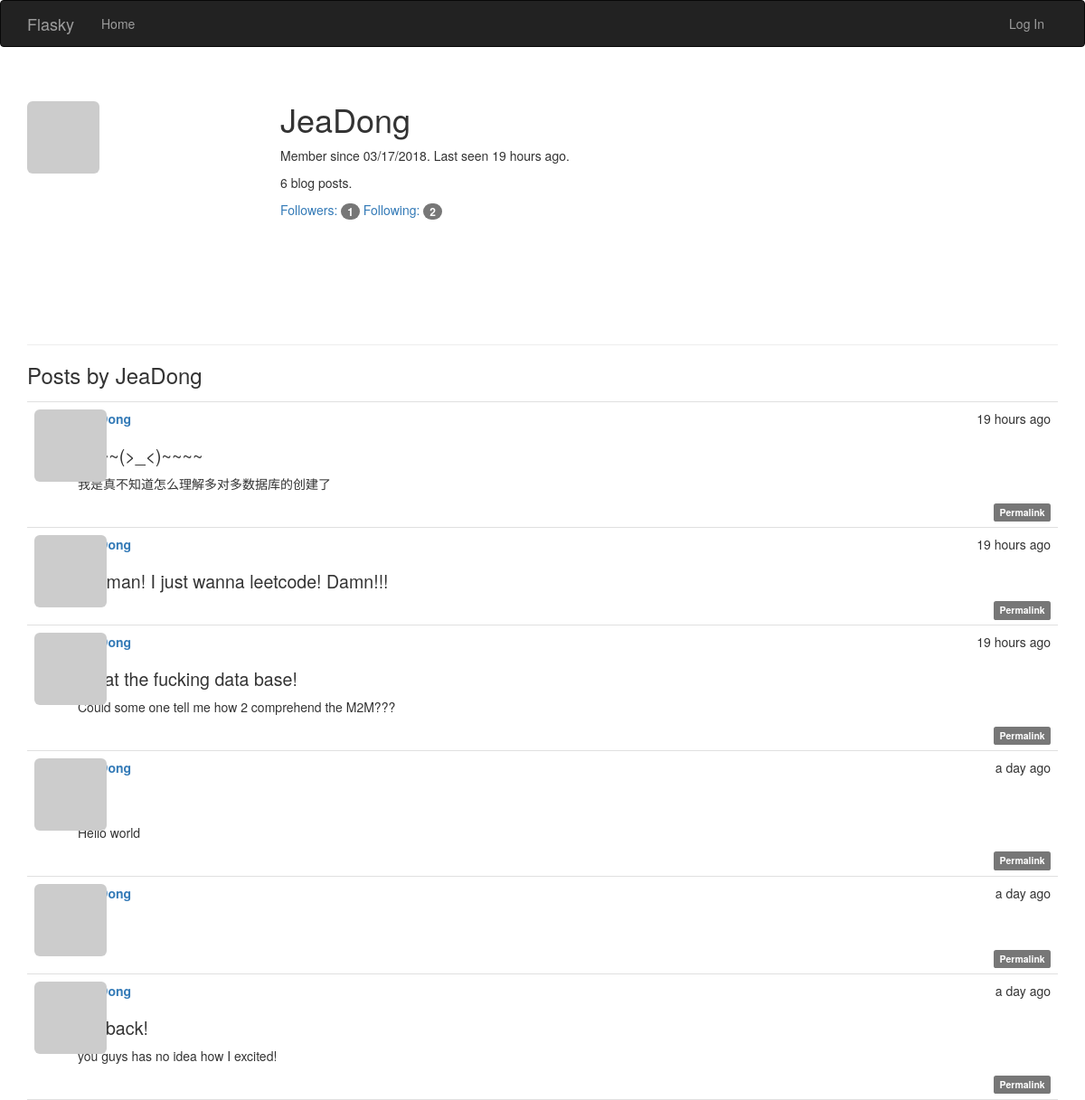
Page /user/JeaDong on the earlier database version.
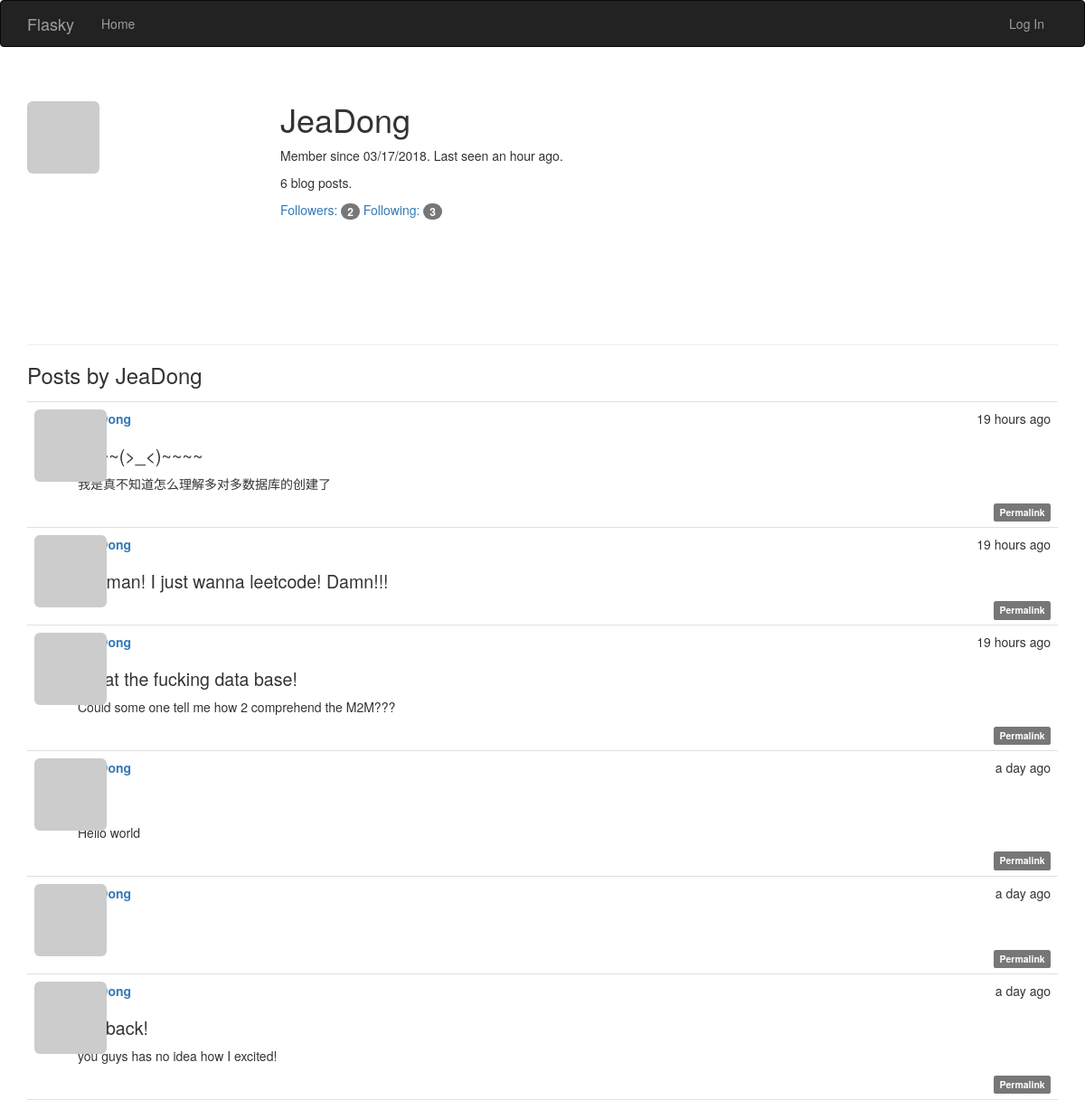
Same page on the later database version.
### app/models.py (models this page shows, shortened)
class User(UserMixin,db.Model):
    __tablename__ = 'users'
    id = db.Column(db.Integer, primary_key=True)
    username = db.Column(db.String(64), unique=True, index=True)
    role_id = db.Column(db.Integer, db.ForeignKey('roles.id'))
    email = db.Column(db.String(64), unique=True, index=True)
    password_hash = db.Column(db.String(128))
    confirmed = db.Column(db.Boolean, default=False)#可由confirm()函数决定
    name = db.Column(db.String(64))
    location = db.Column(db.String(64))
    about_me = db.Column(db.Text())#text没有长度限制
    member_since = db.Column(db.DateTime(), default=datetime.utcnow)
    last_seen = db.Column(db.DateTime(), default=datetime.utcnow)#由ping()函数不断刷新
    avatar_hash = db.Column(db.String(32))#储存md5散列值
    posts = db.relationship('Post', backref='author', lazy='dynamic')
    followed = db.relationship('Follow',#没看懂这个是怎么实现的
                               foreign_keys=[Follow.follower_id],
                               backref=db.backref('follower', lazy='joined'),
                               lazy='dynamic',
                               cascade='all, delete-orphan')
    followers = db.relationship('Follow',
                                foreign_keys=[Follow.followed_id],
                                backref=db.backref('followed', lazy='joined'),
                                lazy='dynamic',
                                cascade='all, delete-orphan')
    @property
    def password(self):#生成的散列值无法还原密码
        raise AttributeError('password is not a readable attribute')
    def gravatar(self, size=100, default='monsterid', rating='g'):
        url = 'https://secure.gravatar.com/avatar'
        hash = hashlib.md5(self.email.lower().encode('utf-8')).hexdigest()#并不懂为什么要这么写？生成md5散列值？
        return '{url}/{hash}?s={size}&d={default}&r={rating}'.format(
            url=url, hash=hash, size=size, default=default, rating=rating)

class Post(db.Model):#文章数据
    __tablename__ = 'posts'
    id = db.Column(db.Integer, primary_key=True)
    body = db.Column(db.Text)
    timestamp = db.Column(db.DateTime, index=True, default=datetime.utcnow)
    author_id = db.Column(db.Integer, db.ForeignKey('users.id'))
    body_html = db.Column(db.Text)#转换后的html缓存#Markdown源文本，用于编辑

### app/main/views.py (the view)
@main.route('/user/<username>')
def user(username):
    user = User.query.filter_by(username=username).first()#从数据库中查找用户
    if user is None:#找不到则返回404
        abort(404)
    posts = user.posts.order_by(Post.timestamp.desc()).all()#显示只有用户发表的文章
    return render_template('user.html', user=user, posts=posts)

### app/auth/views.py (called while the page is built)
@auth.before_app_request#调用视图函数前调用，拦截不必要的请求
def before_request():
    if current_user.is_authenticated:
        current_user.ping()#收到用户登录请求时刷新时间
        if not current_user.confirmed \
                and request.endpoint \
                and request.blueprint != 'auth' \
                and request.endpoint != 'static':
            return redirect(url_for('auth.unconfirmed'))

### app/main/__init__.py (called while the page is built)
@main.app_context_processor#全局作用，但是不知道作用是什么
def inject_permissions():
    return dict(Permission=Permission)

### app/models.py (called while the page is built)
    def can(self, permissions):
        return False

    def is_administrator(self):
        return False

### app/templates/user.html (shortened to what this page needs)
{% extends "base.html" %}
{% import "_macros.html" as macros %}
{% block page_content %}
<div class="page-header">
    <img class="img-rounded profile-thumbnail" src="{{ user.gravatar(size=256) }}">
    <div class="profile-header">
        <h1>{{ user.username }}</h1>
        <p>Member since {{ moment(user.member_since).format('L') }}. Last seen {{ moment(user.last_seen).fromNow() }}.</p>
        <p>{{ user.posts.count() }} blog posts.</p>
        <p>
            <a href="{{ url_for('.followers', username=user.username) }}">Followers: <span class="badge">{{ user.followers.count() -1 }}</span></a>
            <a href="{{ url_for('.followed_by', username=user.username) }}">Following: <span class="badge">{{ user.followed.count() -1}}</span></a>
        </p>
    </div>
</div>
<h3>Posts by {{ user.username }}</h3>
{% include '_posts.html' %}
{% endblock %}

### app/templates/base.html (shortened to what this page needs)
{% extends "bootstrap/base.html" %}
{% block head %}
{{ super() }}
<link rel="stylesheet" type="text/css" href="{{ url_for('static', filename='styles.css') }}">
{% endblock %}
{% block navbar %}
<div class="navbar navbar-inverse" role="navigation">
    <div class="container">
        <div class="navbar-header">
            <a class="navbar-brand" href="{{ url_for('main.index') }}">Flasky</a>
        </div>
        <div class="navbar-collapse collapse">
            <ul class="nav navbar-nav">
                <li><a href="{{ url_for('main.index') }}">Home</a></li>
            </ul>
            <ul class="nav navbar-nav navbar-right">
                {% if current_user.is_authenticated %}
                <li class="dropdown">
                    <a href="#" class="dropdown-toggle" data-toggle="dropdown">
                        <img src="{{ current_user.gravatar(size=18) }}">
                        Account <b class="caret"></b>
                    </a>
                    <ul class="dropdown-menu">
                        <li><a href="{{ url_for('auth.change_password') }}">Change Password</a></li>
                        <li><a href="{{ url_for('auth.change_email_request') }}">Change Email</a></li>
                        <li><a href="{{ url_for('auth.logout') }}">Log Out</a></li>
                    </ul>
                </li>
                {% else %}
                <li><a href="{{ url_for('auth.login') }}">Log In</a></li>
                {% endif %}
            </ul>
        </div>
    </div>
</div>
{% endblock %}
{% block content %}
<div class="container">
    {% block page_content %}{% endblock %}
</div>
{% endblock %}

### app/templates/_posts.html (shortened to what this page needs)
<ul class="posts">
    {% for post in posts %}
    <li class="post">
        <div class="post-thumbnail">
            <a href="{{ url_for('.user', username=post.author.username) }}">
                <img class="img-rounded profile-thumbnail" src="{{ post.author.gravatar(size=40) }}">
            </a>
        </div>
        <div class="post-content">
            <div class="post-date">{{ moment(post.timestamp).fromNow() }}</div>
            <div class="post-author"><a href="{{ url_for('.user', username=post.author.username) }}">{{ post.author.username }}</a></div>
            <div class="post-body">
                {% if post.body_html %}
                    {{ post.body_html | safe }}
                {% else %}
                    {{ post.body }}
                {% endif %}
            </div>
            <div class="post-footer">
                <a href="{{ url_for('.post', id=post.id) }}">
                    <span class="label label-default">Permalink</span>
                </a>
            </div>
        </div>
    </li>
    {% endfor %}
</ul>

### app/static/styles.css (style rules this page uses)
.profile-thumbnail { position: absolute; }
.profile-header { min-height: 260px; margin-left: 280px; }
ul.posts { list-style-type: none; padding: 0px; margin: 16px 0px 0px 0px; border-top: 1px solid #e0e0e0; }
ul.posts li.post { padding: 8px; border-bottom: 1px solid #e0e0e0; }
div.post-date { float: right; }
div.post-author { font-weight: bold; }
div.post-thumbnail { position: absolute; }
div.post-content { margin-left: 48px; min-height: 48px; }
div.post-footer { text-align: right; }
.post-body h1 { font-size: 140%; }

Differences in the rows shown:
changed User "JeaDong": last_seen "19 hours ago" → "an hour ago"
Other differences:
{{ user.followers.count() -1 }}: "1" → "2"
{{ user.followed.count() -1 }}: "2" → "3"
